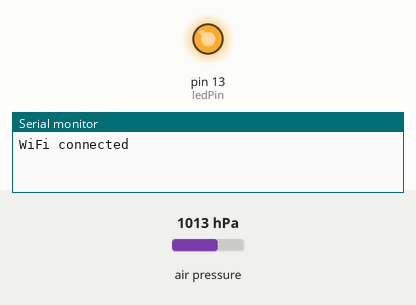
Recording of a sketch running on a simulated Arduino Uno, built for the host (arithmetic inside an expression is 32-bit, double 64-bit). On the bench: output pins drawn as LEDs (lit = HIGH), the last lines printed to the serial monitor. The inputs (shaded band) are chosen by the test bench; at power-on: air pressure 1013 hPa. WiFi joins after 1.5 s; servers stay silent unless stated; the modem accepts every AT command (registered, SIM ready, sends succeed) and sends nothing else.

Above: at 2.3 s.
At 12.3 s:
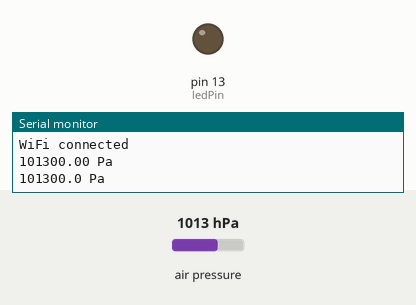
Timing chart, 0 to 26.8 s (numbered marks = the images above):
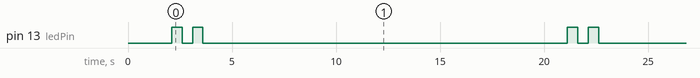

Measured:
- by itself, pin 13 (ledPin): repeats every 19.0 s: LOW 0.50 s, HIGH 0.50 s, LOW 17.5 s, HIGH 0.50 s
- by itself, everything shown: repeats every 19.0 s, in 4 steps

The sketch:

esp_lampo.ino
```cpp
#include <Wire.h>
#include <Adafruit_BMP085.h>
#include <SoftwareSerial.h>
#include <PubSubClient.h>

WiFiClient espClient;
PubSubClient client(espClient);

const char* ssid = "rt";
const char* password = "R4ZZ392!";
float paine = 0;     // for pressure

// LED
int ledPin = 13;


// replace with your channel's thingspeak API key
String apiKey = "5R39CPOEIOZND7GW";

// connect 2 to TX of Serial USB
// connect 3 to RX of serial USB
SoftwareSerial ser(3,2); // RX, TX
Adafruit_BMP085 bmp;

// this runs once
void setup() {
  // initialize the digital pin as an output.
  pinMode(ledPin, OUTPUT);


  // enable debug serial
  Serial.begin(9600);
  delay(200);
  // enable software serial
  ser.begin(9600);
  delay(200);

  //aloita bmp sensorin käyttö
bmp.begin(9600);
delay(200);

  // Connect to WiFi
  WiFi.begin(ssid, password);
  while (WiFi.status() != WL_CONNECTED) {
    delay(500);
    Serial.print(".");
  }
  Serial.println("");
  Serial.println("WiFi connected");

}

// the loop
void loop() {

  // blink LED on board
  digitalWrite(ledPin, HIGH);
  delay(500);
  digitalWrite(ledPin, LOW);
  delay(500);
  digitalWrite(ledPin, HIGH);
  delay(500);
  digitalWrite(ledPin, LOW);
  delay(500);

  pressure();
  esp_8266();
}

void pressure()
{
paine=bmp.readPressure();
Serial.print(paine);
Serial.println(" Pa");
}

void esp_8266()
{
 // convert to string
  char buf[32];
  String strPressure = dtostrf(paine, 4, 1, buf);
  Serial.print(strPressure);
  Serial.println(" Pa");
  // TCP connection
  String cmd = "AT+CIPSTART=\"TCP\",\"";
  cmd += "184.106.153.149"; // api.thingspeak.com
  cmd += "\",80";
  ser.println(cmd);

  if(ser.find("Error")){
    Serial.println("AT+CIPSTART error");
    return;
  }

  // prepare GET string
  String getStr = "GET /update?api_key=";
  getStr += apiKey;
  getStr +="&field1=";
  getStr += String(strPressure);
  getStr += "\r\n\r\n";

  // send data length
  cmd = "AT+CIPSEND=";
  cmd += String(getStr.length());
  ser.println(cmd);

  if(ser.find(">")){
    ser.print(getStr);
  }
  else{
    ser.println("AT+CIPCLOSE");
    // alert user
    Serial.println("AT+CIPCLOSE");
  }

  // thingspeak needs 15 sec delay between updates
  delay(16000);
}
```
